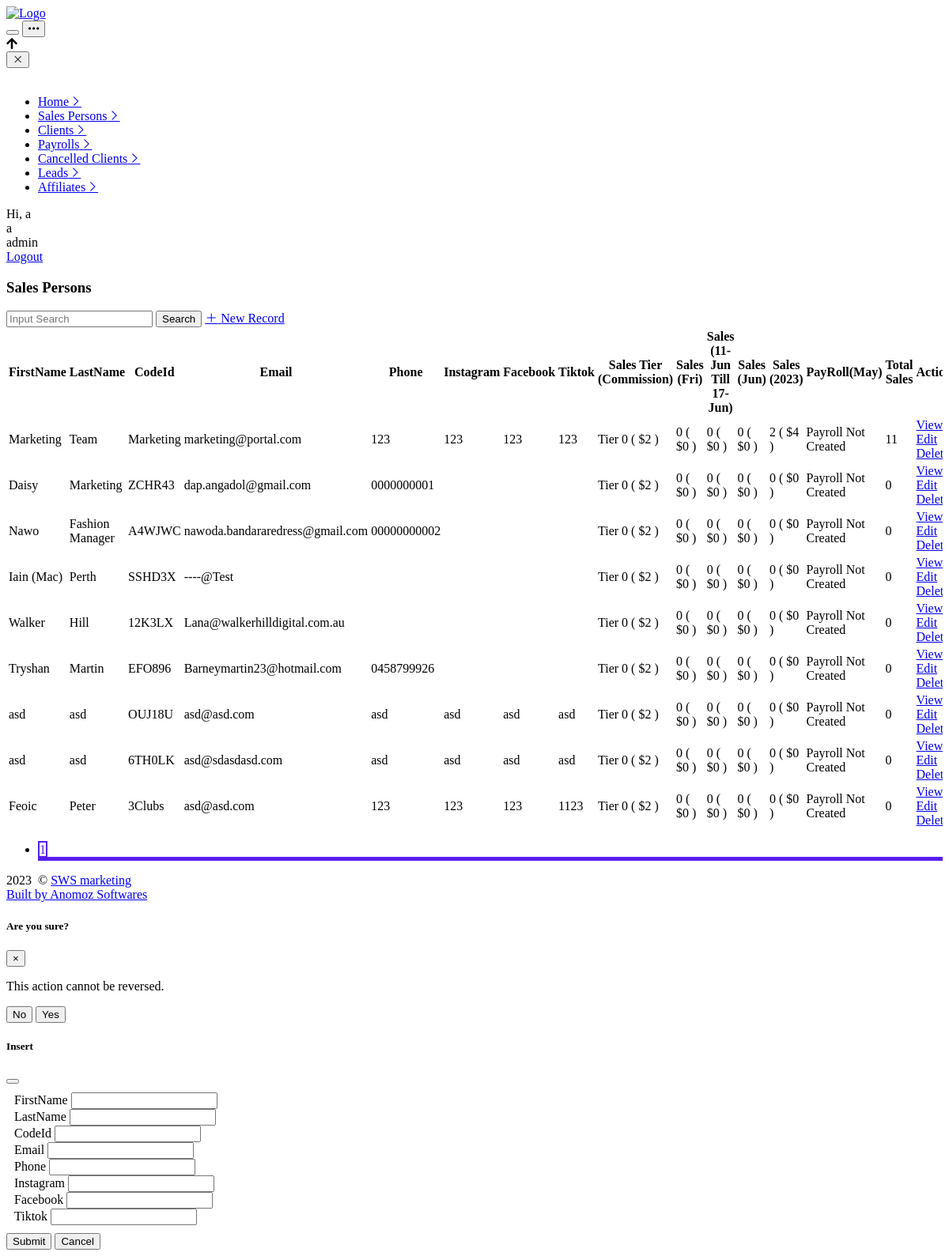
Page /crm/salesPersons.php (signed in) on the committed database.
### tables this page shows
CREATE TABLE `tushantMarketing_admins` (
  `id` varchar(256) NOT NULL,
  `name` varchar(256) DEFAULT '',
  `email` varchar(256) DEFAULT '',
  `password` varchar(256) DEFAULT '',
  `timeAdded` varchar(256) DEFAULT ''
);

CREATE TABLE `tushantMarketing_salesPerson` (
  `autoIncrement` int(11) NOT NULL,
  `id` varchar(200) NOT NULL,
  `name` varchar(256) DEFAULT '',
  `firstName` varchar(256) DEFAULT '',
  `lastName` varchar(256) DEFAULT '',
  `codeId` varchar(256) DEFAULT '',
  `email` varchar(256) DEFAULT '',
  `phone` varchar(256) DEFAULT '',
  `instagram` varchar(256) DEFAULT '',
  `facebook` varchar(256) DEFAULT '',
  `tiktok` varchar(256) DEFAULT '',
  `timeAdded` varchar(256) DEFAULT '',
  `totalSales` int(11) DEFAULT 0,
  `salesTier` varchar(256) DEFAULT 'Tier 0'
);

### crm/salesPersons.php (the view, shortened to what the rows shown need)
<?require("./global.php");
$current_timestamp = time();
$day_of_week = date('w', $current_timestamp);
$start_of_week_timestamp = strtotime("-$day_of_week day", $current_timestamp);
$end_of_week_timestamp = strtotime("+".(6-$day_of_week)." day", $current_timestamp);
$start_of_week = date('d-M', $start_of_week_timestamp);
$end_of_week = date('d-M', $end_of_week_timestamp);
$start_of_today_timestamp = strtotime('today', $current_timestamp);
$end_of_today_timestamp = strtotime('tomorrow', $start_of_today_timestamp) - 1;
$start_of_month_timestamp = strtotime('first day of this month', $current_timestamp);
$end_of_month_timestamp = strtotime('last day of this month', $current_timestamp) + 86399;
$start_of_year_timestamp = strtotime('first day of january', $current_timestamp);
$end_of_year_timestamp = strtotime('last day of december', $current_timestamp) + 86399;
function getCurrentGetParams($paramToRemove = "") {
  $params = $_GET;
  if (count($params) === 0) {
    return "";
  }
  $paramStrings = array();
  return "?" . implode("&", $paramStrings);
}
$tierToCommission=array(
    "Tier 0"=>2,
    "Tier 1"=>2,
    "Tier 2"=>2,
    "Tier 3"=>3,
    "Tier 4"=>3.5,
    "Tier 5"=>4,
    "Tier 6"=>4,
    "Tier 7"=>4.5,
    "Tier 8"=>5,
    "Tier 9"=>7,
    "Tier 10"=>10,
);
$lastEntryNo=!empty($_GET['lastEntryNo']) ? (int) $_GET['lastEntryNo'] : 0;
if((!isset($_GET['page'])) || (isset($_GET['lastEntryNo']))){
    $query="select * from tushantMarketing_salesPerson where autoIncrement > $lastEntryNo order by autoIncrement asc limit 10";
}
$displayLeads=getAll($con,$query);
$salesPersonIdToPayroll=[];
$timestamp = time();
$prev_month = strtotime("-1 month", $timestamp);
$prevMonthName = date("F", $prev_month);
foreach($displayLeads as $row){
    $salesPersonId=$row['id'];
    $payRoll=getRow($con,"select * from tushantMarketing_sales_person_payroll where salesPersonId='$salesPersonId' && month='$prevMonthName'");
    if(count($payRoll)>2){
        $salesPersonIdToPayroll[$salesPersonId]['amount']="$".$payRoll['totalAmount'];
        $salesPersonIdToPayroll[$salesPersonId]['paymentStatus']=$payRoll['paymentStatus'];
        $salesPersonIdToPayroll[$salesPersonId]['payrollId']=$payRoll['id'];
    }
    else{
        $salesPersonIdToPayroll[$salesPersonId]['amount']="Payroll Not Created";
        $salesPersonIdToPayroll[$salesPersonId]['paymentStatus']="Payroll Not Created";
        $salesPersonIdToPayroll[$salesPersonId]['payrollId']="Payroll Not Created";
    }
}
?>
<!DOCTYPE html>
<html lang="en">
    <head>
        <?require("./includes/views/head.php") ?>
    </head>
<body class="<? echo $g_body_class ?>">
	<div class="kt-grid kt-grid--hor kt-grid--root">
		<div class="kt-grid__item kt-grid__item--fluid kt-grid kt-grid--ver kt-page">
			<div class="kt-grid__item kt-grid__item--fluid kt-grid kt-grid--hor kt-wrapper" id="kt_wrapper">
				<? require("./includes/views/topmenu.php") ?>
				<div class="kt-body kt-grid__item kt-grid__item--fluid kt-grid kt-grid--hor kt-grid--stretch" id="kt_body">
					<div class="kt-content  kt-grid__item kt-grid__item--fluid kt-grid kt-grid--hor" id="kt_content">
						<div class="kt-container  kt-grid__item kt-grid__item--fluid w-100">
                            <div class="kt-portlet kt-portlet--mobile">
            						<div class="kt-portlet__body">
            							<form action="" method="post">
            							    <table class="table table-striped- table-bordered table-hover table-checkable " >
                                                <thead>
                                                    <tr>
                                                        <th>FirstName</th>
                                                        <th>LastName</th>
                                                        <th>CodeId</th>
                                                        <th>Email</th>
                                                        <th>Phone</th>
                                                        <th>Instagram</th>
                                                        <th>Facebook</th>
                                                        <th>Tiktok</th>
                                                        <th>Sales Tier (Commission)</th>
                                                        <th>Sales (<?echo date("D",time());?>)</th>
                                                        <th>Sales <br>(<?echo $start_of_week." Till ".$end_of_week?>)</th>
                                                        <th>Sales (<?echo date("M",time());?>)</th>
                                                        <th>Sales (<?echo date("Y",time());?>)</th>
                                                        <th>PayRoll(<?echo $prevMonthName?>)</th>
                                                        <th>Total Sales</th>
                                                        <th>Actions</th>
                                                    </tr>
                                                </thead>
                                                <tbody>
                                                <?
                                                $currentParams=getCurrentGetParams('m');
                                                $currentParams = ($currentParams=="") ? "?":"$currentParams&";
                                                foreach($displayLeads as $row){
                                                    $codeId=$row['codeId'];
                                                    $weeklySales=getRow($con,"select count(id) as weeklySales from tushantMarketing_clients where paymentStatus='Paid' && code='$codeId' && timeAdded between $start_of_week_timestamp and $end_of_week_timestamp")['weeklySales'];
                                                    $todaySales=getRow($con,"select count(id) as todaySales from tushantMarketing_clients where paymentStatus='Paid' && code='$codeId' && timeAdded between $start_of_today_timestamp and $end_of_today_timestamp")['todaySales'];
                                                    $monthlySales=getRow($con,"select count(id) as monthlySales from tushantMarketing_clients where paymentStatus='Paid' && code='$codeId' && timeAdded between $start_of_month_timestamp and $end_of_month_timestamp")['monthlySales'];
                                                    $yearlySales=getRow($con,"select count(id) as yearlySales from tushantMarketing_clients where paymentStatus='Paid' && code='$codeId' && timeAdded between $start_of_year_timestamp and $end_of_year_timestamp")['yearlySales'];
                                                    $commission=$tierToCommission[$row['salesTier']];
                                                    ?>
                                                        <tr>
                                                            <td><?echo $row['firstName']?></td>
                                                            <td><?echo $row['lastName']?></td>
                                                            <td><?echo $row['codeId']?></td>
                                                            <td><?echo $row['email']?></td>
                                                            <td><?echo $row['phone']?></td>
                                                            <td><?echo $row['instagram']?></td>
                                                            <td><?echo $row['facebook']?></td>
                                                            <td><?echo $row['tiktok']?></td>
                                                            <td><?echo $row['salesTier']."  ( $".$commission." )"?></td>
                                                            <td><?echo $todaySales." ( $".$commission*$todaySales." )";?></td>
                                                            <td><?echo $weeklySales." ( $".$commission*$weeklySales." )";?></td>
                                                            <td><?echo $monthlySales." ( $".$commission*$monthlySales." )";?></td>
                                                            <td><?echo $yearlySales." ( $".$commission*$yearlySales." )";?></td>
                                                            <td>
                                                                <?if($salesPersonIdToPayroll[$row['id']]['amount']!="Payroll Not Created"){
                                                                    $amount=$salesPersonIdToPayroll[$row['id']]['amount'];
                                                                    $color=($salesPersonIdToPayroll[$row['id']]['paymentStatus']=="Paid") ? "primary":"danger";
                                                                    $btn="<a class='btn btn-$color btn-sm text-white'>$amount</a>";
                                                                    echo $btn;
                                                                }
                                                                else{
                                                                    echo $salesPersonIdToPayroll[$row['id']]['amount'];
                                                                }?>
                                                            </td>
                                                            <td><?echo $row['totalSales'];?></td>
                                                            <td>
                                                                <div class="btn-group">
                                                                    <a href="viewSalesPerson.php?userId=<?echo $row['id'];?>" class="btn btn-primary">View</a>
                                                                    <a href="#" class="btn btn-warning text-white" data-toggle="modal" data-target="#add_sales_person" data-mydata='<?echo  htmlspecialchars(json_encode($row, true));?>' >Edit</a>
                                                                    <a href="#" class="btn btn-danger" data-toggle="modal" data-target="#delete_record" data-url="<?echo $currentParams?>delete-user=<?echo $row['id']?>">Delete</a>
                                                                </div>
                                                            </td>
                                                        </tr>
                                                    <?}?>
                                                </tbody>
                                            </table>
                                        </form>
            						</div>
            					</div>
        				</div>
                    </div>
                </div>
			</div>
		</div>
	</div>
</body>
</html>

### crm/includes/views/topmenu.php (shortened to what the rows shown need)
<div id="kt_header" class="kt-header  kt-header--fixed " data-ktheader-minimize="on">
	<div class="kt-container  kt-container--fluid ">
		<?if($logged==1){?>
		<div class="kt-header__topbar kt-grid__item">
            <div class="kt-header__topbar-item kt-header__topbar-item--user">
				<div class="kt-header__topbar-wrapper" data-toggle="dropdown" data-offset="10px,0px">
					<span class="kt-header__topbar-welcome kt-visible-desktop">Hi,</span>
					<span class="kt-badge kt-badge--username kt-badge--unified-success kt-badge--lg kt-badge--rounded kt-badge--bold"><?echo substr($session_name, 0, 1);?></span>
				</div>
				<div class="dropdown-menu dropdown-menu-fit dropdown-menu-right dropdown-menu-anim dropdown-menu-xl">
				<div class="kt-user-card kt-user-card--skin-light kt-notification-item-padding-x">
						<div class="kt-user-card__avatar">
						    <span class="kt-badge kt-badge--username kt-badge--unified-success kt-badge--lg kt-badge--rounded kt-badge--bold"><?echo substr($session_name, 0, 1);?></span>
						</div>
						<div class="kt-user-card__name">
							<?echo $session_name?>
						</div>
						<div class="kt-user-card__badge">
							<a href="?logout=1" class="btn btn-label-primary btn-sm btn-bold btn-font-md">Logout</a>
						</div>
					</div>
                </div>
			</div>
		</div>
		<?}?>
	</div>
</div>

### rows in the picture
tushantmarketing_admins: name "a", name "admin"
tushantmarketing_salesperson: firstName "Marketing", lastName "Team", codeId "Marketing", email "marketing@portal.com", phone "123", instagram "123", facebook "123", tiktok "123", salesTier "Tier 0", salesTier "2", todaySales "0", weeklySales "0", monthlySales "0", yearlySales "2", yearlySales "4", id "Payroll Not Created", totalSales "11"
tushantmarketing_salesperson: firstName "Daisy", lastName "Marketing", codeId "ZCHR43", email "dap.angadol@gmail.com", phone "0000000001", salesTier "Tier 0", salesTier "2", todaySales "0", weeklySales "0", monthlySales "0", yearlySales "0", id "Payroll Not Created", totalSales "0"
tushantmarketing_salesperson: firstName "Nawo", lastName "Fashion Manager", codeId "A4WJWC", email "nawoda.bandararedress@gmail.com", phone "00000000002", salesTier "Tier 0", salesTier "2", todaySales "0", weeklySales "0", monthlySales "0", yearlySales "0", id "Payroll Not Created", totalSales "0"
tushantmarketing_salesperson: firstName "Iain (Mac)", lastName "Perth", codeId "SSHD3X", email "----@Test", salesTier "Tier 0", salesTier "2", todaySales "0", weeklySales "0", monthlySales "0", yearlySales "0", id "Payroll Not Created", totalSales "0"
tushantmarketing_salesperson: firstName "Walker", lastName "Hill", codeId "12K3LX", email "Lana@walkerhilldigital.com.au", salesTier "Tier 0", salesTier "2", todaySales "0", weeklySales "0", monthlySales "0", yearlySales "0", id "Payroll Not Created", totalSales "0"
tushantmarketing_salesperson: firstName "Tryshan", lastName "Martin", codeId "EFO896", email "Barneymartin23@hotmail.com", phone "0458799926", salesTier "Tier 0", salesTier "2", todaySales "0", weeklySales "0", monthlySales "0", yearlySales "0", id "Payroll Not Created", totalSales "0"
tushantmarketing_salesperson: firstName "asd", lastName "asd", codeId "OUJ18U", email "asd@asd.com", phone "asd", instagram "asd", facebook "asd", tiktok "asd", salesTier "Tier 0", salesTier "2", todaySales "0", weeklySales "0", monthlySales "0", yearlySales "0", id "Payroll Not Created", totalSales "0"
tushantmarketing_salesperson: firstName "asd", lastName "asd", codeId "6TH0LK", email "asd@sdasdasd.com", phone "asd", instagram "asd", facebook "asd", tiktok "asd", salesTier "Tier 0", salesTier "2", todaySales "0", weeklySales "0", monthlySales "0", yearlySales "0", id "Payroll Not Created", totalSales "0"
tushantmarketing_salesperson: firstName "Feoic", lastName "Peter", codeId "3Clubs", email "asd@asd.com", phone "123", instagram "123", facebook "123", tiktok "1123", salesTier "Tier 0", salesTier "2", todaySales "0", weeklySales "0", monthlySales "0", yearlySales "0", id "Payroll Not Created", totalSales "0"

### other values in the picture
$start_of_week "11-Jun"
$end_of_week "17-Jun"
$g_projectTitle "SWS marketing"
